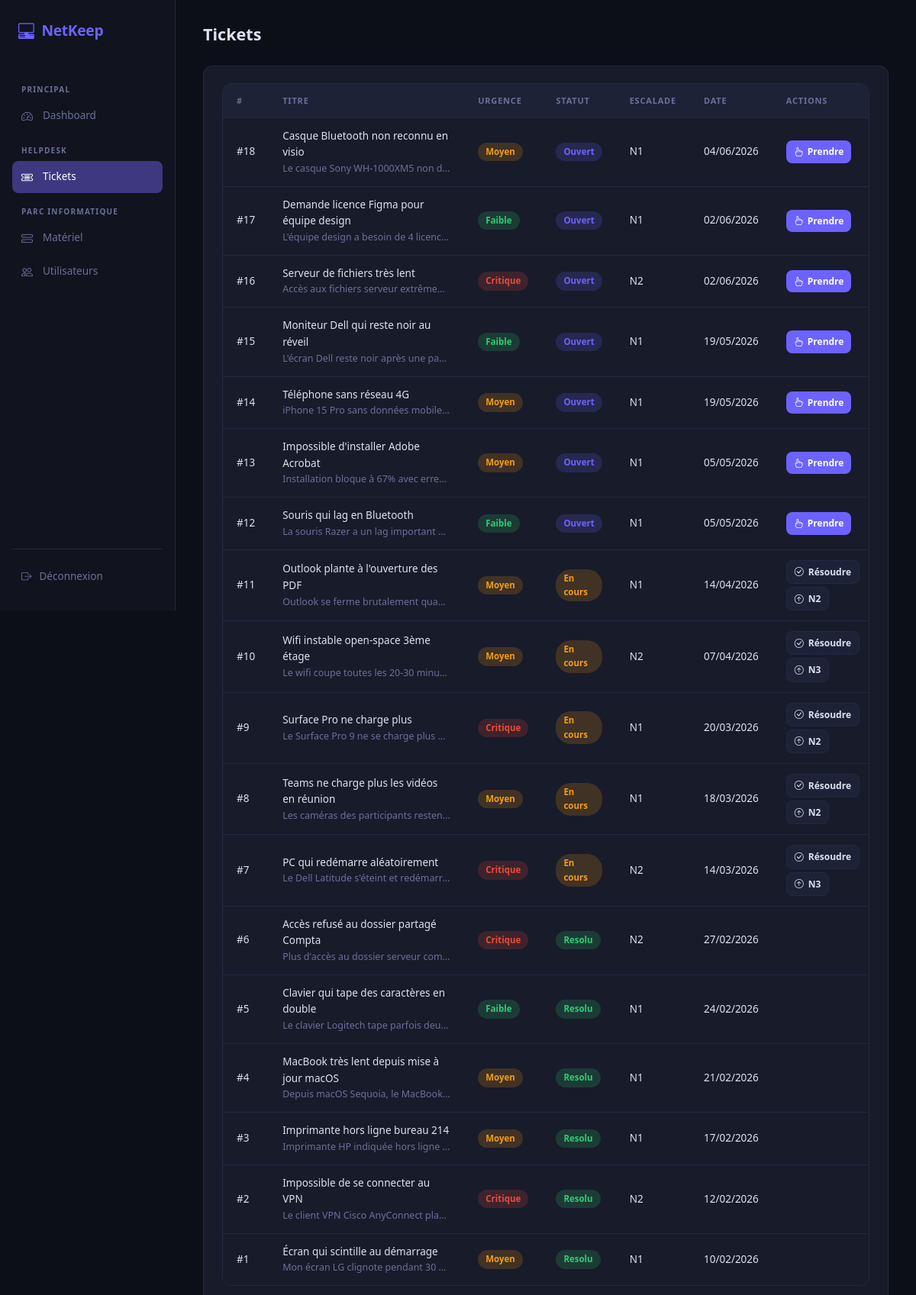
The page /index.php?page=tickets (signed in) on the database its author committed.
### tables this page shows
CREATE TABLE tickets (
    id INT AUTO_INCREMENT PRIMARY KEY,
    titre VARCHAR(150) NOT NULL,
    description TEXT NOT NULL,
    urgence ENUM('faible', 'moyen', 'critique') NOT NULL,
    type_probleme ENUM('materiel', 'logiciel', 'reseau', 'autre') NOT NULL DEFAULT 'materiel',
    statut ENUM('ouvert', 'en_cours', 'resolu') DEFAULT 'ouvert',
    niveau_escalade TINYINT DEFAULT 1,
    message_resolution TEXT DEFAULT NULL,
    date_creation TIMESTAMP DEFAULT CURRENT_TIMESTAMP,
    id_materiel INT DEFAULT NULL,
    id_auteur INT NOT NULL,
    id_technicien INT DEFAULT NULL,
    FOREIGN KEY (id_materiel) REFERENCES materiels(id) ON DELETE SET NULL,
    FOREIGN KEY (id_auteur) REFERENCES utilisateurs(id),
    FOREIGN KEY (id_technicien) REFERENCES utilisateurs(id)
);

### controllers/TicketController.php (called while the page is built, shortened)
<?php
require_once __DIR__ . '/../models/Ticket.php';
class TicketController
{
    public function index(): void
    {
        $ticket = new Ticket();
        $liste = $ticket->findAll();
        require_once __DIR__ . '/../views/technicien/tickets.php';
    }
}

### config/database.php (called while the page is built, shortened)
<?php
class Database {
    private $host = 'localhost';
    private $dbname = 'bdd_netkeep';
    private $user = 'root';
    private $password = '';
    public function getConnection() {
        try {
            $this->pdo = new PDO(
                "mysql:host={$this->host};dbname={$this->dbname};charset=utf8mb4",
                $this->user,
                $this->password
            );
            $this->pdo->setAttribute(PDO::ATTR_ERRMODE, PDO::ERRMODE_EXCEPTION);
            return $this->pdo;
        } catch (PDOException $e) {
            die("Erreur de connexion : " . $e->getMessage());
        }
    }
}

### models/Ticket.php (called while the page is built, shortened)
<?php
require_once __DIR__ . '/../config/database.php';
class Ticket
{
    private int $id;
    private string $titre;
    private string $description;
    private string $urgence;
    private string $statut;
    private int $niveau_escalade;
    private string $date_creation;
    private PDO $pdo;
    public function __construct()
    {
        $this->pdo = (new Database())->getConnection();
    }
    private function hydrate(array $data): self
    {
        $this->id                = $data['id'];
        $this->titre             = $data['titre'];
        $this->description       = $data['description'];
        $this->urgence           = $data['urgence'];
        $this->statut            = $data['statut'];
        $this->niveau_escalade   = $data['niveau_escalade'];
        $this->date_creation     = $data['date_creation'];
        return $this;
    }
    public function getId(): int              { return $this->id; }
    public function getTitre(): string        { return $this->titre; }
    public function getDescription(): string  { return $this->description; }
    public function getUrgence(): string      { return $this->urgence; }
    public function getStatut(): string       { return $this->statut; }
    public function getNiveauEscalade(): int  { return $this->niveau_escalade; }
    public function getDateCreation(): string { return $this->date_creation; }
    public function findAll(): array
    {
        $stmt = $this->pdo->query('SELECT * FROM tickets ORDER BY date_creation DESC');
        $results = $stmt->fetchAll(PDO::FETCH_ASSOC);
        return array_map(fn($row) => (new self())->hydrate($row), $results);
    }
}

### views/technicien/tickets.php (the view, shortened to what this page needs)
<?php require_once __DIR__ . '/../layout/header.php'; ?>
<div class="nk-page-header">
    <h1 class="nk-page-title">Tickets</h1>
</div>
<div class="nk-card">
    <div class="nk-table-wrap">
        <table class="nk-table">
            <thead><tr><th>#</th><th>Titre</th><th>Urgence</th><th>Statut</th><th>Escalade</th><th>Date</th><th>Actions</th></tr></thead>
            <tbody>
                <?php if (!empty($liste)): ?>
                    <?php foreach ($liste as $t): ?>
                    <tr>
                        <td class="text-muted-nk">#<?= $t->getId() ?></td>
                        <td>
                            <div><?= htmlspecialchars($t->getTitre()) ?></div>
                            <div class="text-muted-nk" style="font-size:.78rem;white-space:nowrap;overflow:hidden;text-overflow:ellipsis;max-width:220px"><?= htmlspecialchars($t->getDescription()) ?></div>
                        </td>
                        <td><span class="nk-badge nk-badge-<?= $t->getUrgence() ?>"><?= ucfirst($t->getUrgence()) ?></span></td>
                        <td><span class="nk-badge nk-badge-<?= $t->getStatut() ?>"><?= ucfirst(str_replace('_', ' ', $t->getStatut())) ?></span></td>
                        <td class="text-muted-nk">N<?= $t->getNiveauEscalade() ?></td>
                        <td class="text-muted-nk"><?= date('d/m/Y', strtotime($t->getDateCreation())) ?></td>
                        <td>
                            <div class="d-flex gap-1 flex-wrap">
                                <?php if ($t->getStatut() === 'ouvert'): ?>
                                    <a href="index.php?page=prendre-en-charge&id=<?= $t->getId() ?>" class="nk-btn nk-btn-sm nk-btn-primary">
                                        <i class="bi bi-hand-index"></i> Prendre
                                    </a>
                                <?php endif; ?>
                                <?php if ($t->getStatut() === 'en_cours'): ?>
                                    <button class="nk-btn nk-btn-sm nk-btn-ghost" data-bs-toggle="modal" data-bs-target="#modalResoudre<?= $t->getId() ?>">
                                        <i class="bi bi-check-circle"></i> Résoudre
                                    </button>
                                    <?php if ($t->getNiveauEscalade() < 3): ?>
                                    <a href="index.php?page=escalader&id=<?= $t->getId() ?>&niveau=<?= $t->getNiveauEscalade() + 1 ?>" class="nk-btn nk-btn-sm nk-btn-ghost">
                                        <i class="bi bi-arrow-up-circle"></i> N<?= $t->getNiveauEscalade() + 1 ?>
                                    </a>
                                    <?php endif; ?>
                                <?php endif; ?>
                            </div>
                        </td>
                    </tr>
                    <?php endforeach; ?>
                <?php else: ?>
                    <tr><td colspan="7" class="text-center text-muted-nk py-4"><i class="bi bi-check-circle"></i> Aucun ticket</td></tr>
                <?php endif; ?>
            </tbody>
        </table>
    </div>
</div>
<?php require_once __DIR__ . '/../layout/footer.php'; ?>

### public/css/style.css (style rules this page uses)
:root { --bg-body: #0d0f18; --bg-sidebar: #11131e; --bg-card: #181b2a; --bg-card-alt: #1e2236; --accent: #6c63ff; --accent-dim: #3d3880; --success: #2ecc71; --warning: #f39c12; --danger: #e74c3c; --text: #dde1f0; --text-muted: #6b7099; --border: #252840; --radius: 12px; --radius-sm: 8px; --sidebar-w: 230px; --transition: 0.18s ease; }
*, *::before, *::after { box-sizing: border-box; }
body { margin: 0; background: var(--bg-body); color: var(--text); font-family: 'Segoe UI', system-ui, sans-serif; font-size: 14px; line-height: 1.6; }
a { color: inherit; text-decoration: none; }
.nk-page-header { display: flex; align-items: center; justify-content: space-between; margin-bottom: 28px; }
.nk-page-title { font-size: 1.35rem; font-weight: 700; color: var(--text); margin: 0; }
.nk-card { background: var(--bg-card); border: 1px solid var(--border); border-radius: var(--radius); padding: 22px 24px; }
.nk-table-wrap { background: var(--bg-card); border: 1px solid var(--border); border-radius: var(--radius); overflow: hidden; }
.nk-table { width: 100%; border-collapse: collapse; font-size: 13.5px; }
.nk-table thead th { padding: 13px 18px; text-align: left; font-size: 11px; font-weight: 600; letter-spacing: 0.8px; text-transform: uppercase; color: var(--text-muted); border-bottom: 1px solid var(--border); background: var(--bg-card-alt); }
.nk-table tbody td { padding: 13px 18px; border-bottom: 1px solid var(--border); color: var(--text); vertical-align: middle; }
.nk-table tbody tr:last-child td { border-bottom: none; }
.nk-badge { display: inline-flex; align-items: center; gap: 5px; padding: 3px 10px; border-radius: 20px; font-size: 11.5px; font-weight: 600; }
.nk-badge-critique { background: rgba(231,76,60,.18); color: #e74c3c; }
.nk-badge-moyen { background: rgba(243,156,18,.18); color: #f39c12; }
.nk-badge-faible { background: rgba(46,204,113,.18); color: #2ecc71; }
.nk-badge-ouvert { background: rgba(108,99,255,.18); color: #6c63ff; }
.nk-badge-en_cours { background: rgba(243,156,18,.18); color: #f39c12; }
.nk-badge-resolu { background: rgba(46,204,113,.18); color: #2ecc71; }
.nk-btn { display: inline-flex; align-items: center; gap: 6px; padding: 8px 16px; border-radius: var(--radius-sm); font-size: 13px; font-weight: 600; cursor: pointer; border: none; transition: opacity var(--transition), transform var(--transition); }
.nk-btn-primary { background: var(--accent); color: #fff; }
.nk-btn-ghost { background: var(--bg-card-alt); color: var(--text); border: 1px solid var(--border); }
.nk-btn-sm { padding: 5px 10px; font-size: 12px; }
.text-muted-nk { color: var(--text-muted); }

### rows shown on the page
tickets: id "18", titre "Casque Bluetooth non reconnu en visio", description "Le casque Sony WH-1000XM5 non d…", urgence "Moyen", statut "Ouvert", niveau_escalade "1", date_creation "04/06/2026"
tickets: id "17", titre "Demande licence Figma pour équipe design", description "L'équipe design a besoin de 4 licenc…", urgence "Faible", statut "Ouvert", niveau_escalade "1", date_creation "02/06/2026"
tickets: id "16", titre "Serveur de fichiers très lent", description "Accès aux fichiers serveur extrême…", urgence "Critique", statut "Ouvert", niveau_escalade "2", date_creation "02/06/2026"
tickets: id "15", titre "Moniteur Dell qui reste noir au réveil", description "L'écran Dell reste noir après une pa…", urgence "Faible", statut "Ouvert", niveau_escalade "1", date_creation "19/05/2026"
tickets: id "14", titre "Téléphone sans réseau 4G", description "iPhone 15 Pro sans données mobile…", urgence "Moyen", statut "Ouvert", niveau_escalade "1", date_creation "19/05/2026"
tickets: id "13", titre "Impossible d'installer Adobe Acrobat", description "Installation bloque à 67% avec erre…", urgence "Moyen", statut "Ouvert", niveau_escalade "1", date_creation "05/05/2026"
tickets: id "12", titre "Souris qui lag en Bluetooth", description "La souris Razer a un lag important…", urgence "Faible", statut "Ouvert", niveau_escalade "1", date_creation "05/05/2026"
tickets: id "11", titre "Outlook plante à l'ouverture des PDF", description "Outlook se ferme brutalement qua…", urgence "Moyen", statut "En cours", niveau_escalade "1", date_creation "14/04/2026", $t->getNiveauEscalade() + 1 "2"
tickets: id "10", titre "Wifi instable open-space 3ème étage", description "Le wifi coupe toutes les 20-30 minu…", urgence "Moyen", statut "En cours", niveau_escalade "2", date_creation "07/04/2026", $t->getNiveauEscalade() + 1 "3"
tickets: id "9", titre "Surface Pro ne charge plus", description "Le Surface Pro 9 ne se charge plus…", urgence "Critique", statut "En cours", niveau_escalade "1", date_creation "20/03/2026", $t->getNiveauEscalade() + 1 "2"
tickets: id "8", titre "Teams ne charge plus les vidéos en réunion", description "Les caméras des participants resten…", urgence "Moyen", statut "En cours", niveau_escalade "1", date_creation "18/03/2026", $t->getNiveauEscalade() + 1 "2"
tickets: id "7", titre "PC qui redémarre aléatoirement", description "Le Dell Latitude s'éteint et redémarr…", urgence "Critique", statut "En cours", niveau_escalade "2", date_creation "14/03/2026", $t->getNiveauEscalade() + 1 "3"
tickets: id "6", titre "Accès refusé au dossier partagé Compta", description "Plus d'accès au dossier serveur com…", urgence "Critique", statut "Resolu", niveau_escalade "2", date_creation "27/02/2026"
tickets: id "5", titre "Clavier qui tape des caractères en double", description "Le clavier Logitech tape parfois deu…", urgence "Faible", statut "Resolu", niveau_escalade "1", date_creation "24/02/2026"
tickets: id "4", titre "MacBook très lent depuis mise à jour macOS", description "Depuis macOS Sequoia, le MacBook…", urgence "Moyen", statut "Resolu", niveau_escalade "1", date_creation "21/02/2026"
tickets: id "3", titre "Imprimante hors ligne bureau 214", description "Imprimante HP indiquée hors ligne…", urgence "Moyen", statut "Resolu", niveau_escalade "1", date_creation "17/02/2026"
tickets: id "2", titre "Impossible de se connecter au VPN", description "Le client VPN Cisco AnyConnect pla…", urgence "Critique", statut "Resolu", niveau_escalade "2", date_creation "12/02/2026"
tickets: id "1", titre "Écran qui scintille au démarrage", description "Mon écran LG clignote pendant 30…", urgence "Moyen", statut "Resolu", niveau_escalade "1", date_creation "10/02/2026"
